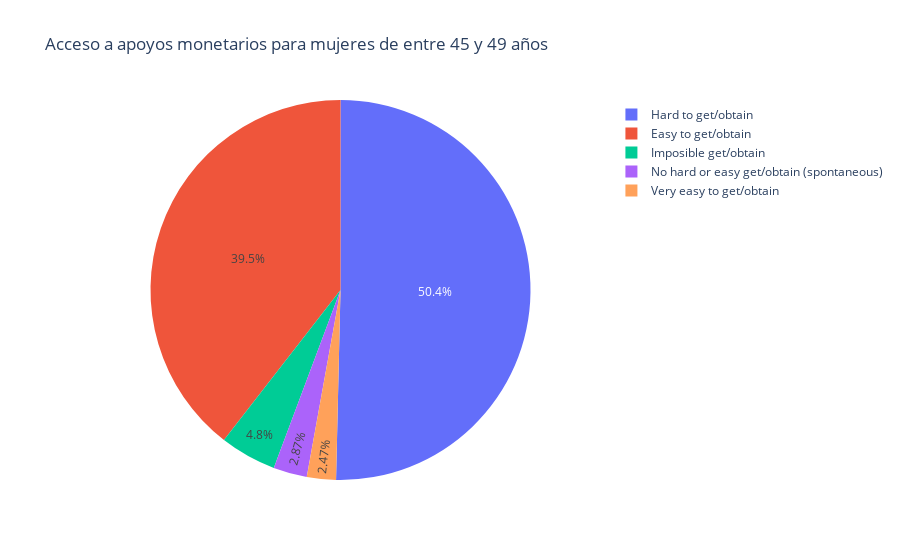

Notebook cell for this chart:
### Code cell
near_money('45 to 49 years')

### Figure 1 — Plotly figure (JSON) as saved in the notebook; plotly's stock layout.template omitted (floating-point values rounded to 4 significant figures)
{"data": [{"domain": {"x": [0, 1], "y": [0, 1]}, "hovertemplate": "Near Money Support=%{label}<br>Population=%{value}<extra></extra>", "labels": ["Imposible get/obtain", "Hard to get/obtain", "Easy to get/obtain", "Very easy to get/obtain", "No hard or easy get/obtain (spontaneous)"], "legendgroup": "", "name": "", "showlegend": true, "type": "pie", "values": [163761, 1718541, 1347295, 84343, 97752]}], "layout": {"legend": {"tracegroupgap": 0}, "title": {"text": "Acceso a apoyos monetarios para mujeres de entre 45 y 49 años"}}}
